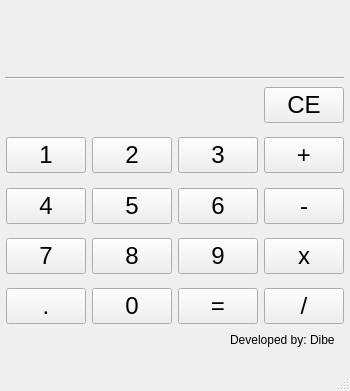
<?xml version="1.0" encoding="UTF-8"?>
<ui version="4.0">
 <class>Calculator</class>
 <widget class="QMainWindow" name="Calculator">
  <property name="geometry">
   <rect>
    <x>0</x>
    <y>0</y>
    <width>350</width>
    <height>391</height>
   </rect>
  </property>
  <property name="minimumSize">
   <size>
    <width>0</width>
    <height>0</height>
   </size>
  </property>
  <property name="windowTitle">
   <string>Qt Calculator</string>
  </property>
  <widget class="QWidget" name="centralwidget">
   <widget class="QWidget" name="horizontalLayoutWidget_2">
    <property name="geometry">
     <rect>
      <x>0</x>
      <y>130</y>
      <width>350</width>
      <height>51</height>
     </rect>
    </property>
    <layout class="QHBoxLayout" name="horizontals123">
     <property name="spacing">
      <number>6</number>
     </property>
     <property name="sizeConstraint">
      <enum>QLayout::SetDefaultConstraint</enum>
     </property>
     <property name="leftMargin">
      <number>6</number>
     </property>
     <property name="topMargin">
      <number>0</number>
     </property>
     <property name="rightMargin">
      <number>6</number>
     </property>
     <item>
      <widget class="QPushButton" name="button1">
       <property name="font">
        <font>
         <pointsize>18</pointsize>
        </font>
       </property>
       <property name="text">
        <string>1</string>
       </property>
      </widget>
     </item>
     <item>
      <widget class="QPushButton" name="button2">
       <property name="font">
        <font>
         <pointsize>18</pointsize>
        </font>
       </property>
       <property name="text">
        <string>2</string>
       </property>
      </widget>
     </item>
     <item>
      <widget class="QPushButton" name="button3">
       <property name="font">
        <font>
         <pointsize>18</pointsize>
        </font>
       </property>
       <property name="text">
        <string>3</string>
       </property>
      </widget>
     </item>
     <item>
      <widget class="QPushButton" name="buttonPlus">
       <property name="font">
        <font>
         <pointsize>18</pointsize>
        </font>
       </property>
       <property name="text">
        <string>+</string>
       </property>
      </widget>
     </item>
    </layout>
   </widget>
   <widget class="QWidget" name="horizontalLayoutWidget_3">
    <property name="geometry">
     <rect>
      <x>0</x>
      <y>181</y>
      <width>350</width>
      <height>51</height>
     </rect>
    </property>
    <layout class="QHBoxLayout" name="horizontals456">
     <property name="spacing">
      <number>6</number>
     </property>
     <property name="sizeConstraint">
      <enum>QLayout::SetDefaultConstraint</enum>
     </property>
     <property name="leftMargin">
      <number>6</number>
     </property>
     <property name="topMargin">
      <number>0</number>
     </property>
     <property name="rightMargin">
      <number>6</number>
     </property>
     <item>
      <widget class="QPushButton" name="button4">
       <property name="font">
        <font>
         <pointsize>18</pointsize>
        </font>
       </property>
       <property name="text">
        <string>4</string>
       </property>
      </widget>
     </item>
     <item>
      <widget class="QPushButton" name="button5">
       <property name="font">
        <font>
         <pointsize>18</pointsize>
        </font>
       </property>
       <property name="text">
        <string>5</string>
       </property>
      </widget>
     </item>
     <item>
      <widget class="QPushButton" name="button6">
       <property name="font">
        <font>
         <pointsize>18</pointsize>
        </font>
       </property>
       <property name="text">
        <string>6</string>
       </property>
      </widget>
     </item>
     <item>
      <widget class="QPushButton" name="buttonMinus">
       <property name="font">
        <font>
         <pointsize>18</pointsize>
        </font>
       </property>
       <property name="text">
        <string>-</string>
       </property>
      </widget>
     </item>
    </layout>
   </widget>
   <widget class="QWidget" name="horizontalLayoutWidget_4">
    <property name="geometry">
     <rect>
      <x>0</x>
      <y>231</y>
      <width>350</width>
      <height>51</height>
     </rect>
    </property>
    <layout class="QHBoxLayout" name="horizontals789">
     <property name="spacing">
      <number>6</number>
     </property>
     <property name="sizeConstraint">
      <enum>QLayout::SetDefaultConstraint</enum>
     </property>
     <property name="leftMargin">
      <number>6</number>
     </property>
     <property name="topMargin">
      <number>0</number>
     </property>
     <property name="rightMargin">
      <number>6</number>
     </property>
     <item>
      <widget class="QPushButton" name="button7">
       <property name="font">
        <font>
         <pointsize>18</pointsize>
        </font>
       </property>
       <property name="text">
        <string>7</string>
       </property>
      </widget>
     </item>
     <item>
      <widget class="QPushButton" name="button8">
       <property name="font">
        <font>
         <pointsize>18</pointsize>
        </font>
       </property>
       <property name="text">
        <string>8</string>
       </property>
      </widget>
     </item>
     <item>
      <widget class="QPushButton" name="button9">
       <property name="font">
        <font>
         <pointsize>18</pointsize>
        </font>
       </property>
       <property name="text">
        <string>9</string>
       </property>
      </widget>
     </item>
     <item>
      <widget class="QPushButton" name="buttonMultiply">
       <property name="font">
        <font>
         <pointsize>18</pointsize>
        </font>
       </property>
       <property name="text">
        <string>x</string>
       </property>
      </widget>
     </item>
    </layout>
   </widget>
   <widget class="QWidget" name="horizontalLayoutWidget_5">
    <property name="geometry">
     <rect>
      <x>0</x>
      <y>281</y>
      <width>350</width>
      <height>51</height>
     </rect>
    </property>
    <layout class="QHBoxLayout" name="horizontals0">
     <property name="spacing">
      <number>6</number>
     </property>
     <property name="sizeConstraint">
      <enum>QLayout::SetDefaultConstraint</enum>
     </property>
     <property name="leftMargin">
      <number>6</number>
     </property>
     <property name="topMargin">
      <number>0</number>
     </property>
     <property name="rightMargin">
      <number>6</number>
     </property>
     <item>
      <widget class="QPushButton" name="buttonDecimal">
       <property name="font">
        <font>
         <pointsize>18</pointsize>
        </font>
       </property>
       <property name="text">
        <string>.</string>
       </property>
      </widget>
     </item>
     <item>
      <widget class="QPushButton" name="button0">
       <property name="font">
        <font>
         <pointsize>18</pointsize>
        </font>
       </property>
       <property name="text">
        <string>0</string>
       </property>
      </widget>
     </item>
     <item>
      <widget class="QPushButton" name="buttonEqual">
       <property name="font">
        <font>
         <pointsize>18</pointsize>
        </font>
       </property>
       <property name="text">
        <string>=</string>
       </property>
      </widget>
     </item>
     <item>
      <widget class="QPushButton" name="buttonDivide">
       <property name="font">
        <font>
         <pointsize>18</pointsize>
        </font>
       </property>
       <property name="text">
        <string>/</string>
       </property>
      </widget>
     </item>
    </layout>
   </widget>
   <widget class="QWidget" name="verticalLayoutWidget">
    <property name="geometry">
     <rect>
      <x>-1</x>
      <y>9</y>
      <width>351</width>
      <height>71</height>
     </rect>
    </property>
    <layout class="QVBoxLayout" name="verticalResult">
     <property name="spacing">
      <number>0</number>
     </property>
     <property name="leftMargin">
      <number>6</number>
     </property>
     <property name="rightMargin">
      <number>6</number>
     </property>
     <item>
      <widget class="QLabel" name="calculationLabel">
       <property name="text">
        <string/>
       </property>
      </widget>
     </item>
     <item>
      <widget class="QLabel" name="resultLabel">
       <property name="font">
        <font>
         <pointsize>20</pointsize>
        </font>
       </property>
       <property name="text">
        <string/>
       </property>
      </widget>
     </item>
     <item>
      <widget class="Line" name="line">
       <property name="orientation">
        <enum>Qt::Horizontal</enum>
       </property>
      </widget>
     </item>
    </layout>
   </widget>
   <widget class="QWidget" name="horizontalLayoutWidget">
    <property name="geometry">
     <rect>
      <x>259</x>
      <y>80</y>
      <width>91</width>
      <height>51</height>
     </rect>
    </property>
    <layout class="QHBoxLayout" name="horizontalLayout">
     <property name="spacing">
      <number>6</number>
     </property>
     <property name="leftMargin">
      <number>5</number>
     </property>
     <property name="rightMargin">
      <number>6</number>
     </property>
     <item>
      <widget class="QPushButton" name="clearButton">
       <property name="font">
        <font>
         <pointsize>18</pointsize>
        </font>
       </property>
       <property name="text">
        <string>CE</string>
       </property>
      </widget>
     </item>
    </layout>
   </widget>
   <widget class="QLabel" name="label">
    <property name="geometry">
     <rect>
      <x>230</x>
      <y>330</y>
      <width>111</width>
      <height>20</height>
     </rect>
    </property>
    <property name="layoutDirection">
     <enum>Qt::RightToLeft</enum>
    </property>
    <property name="text">
     <string>Developed by: Dibe</string>
    </property>
   </widget>
  </widget>
  <widget class="QMenuBar" name="menubar">
   <property name="geometry">
    <rect>
     <x>0</x>
     <y>0</y>
     <width>350</width>
     <height>20</height>
    </rect>
   </property>
  </widget>
  <widget class="QStatusBar" name="statusbar"/>
 </widget>
 <resources/>
 <connections/>
</ui>
